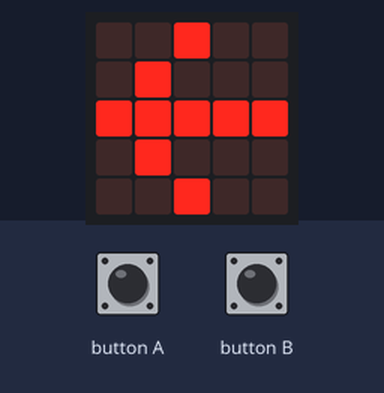
Recording of a program running on a simulated BBC micro:bit running MicroPython. Parts: the board's 5×5 LED display. The test bench sets the inputs (shaded band). Random numbers come from a fixed seed; the 48×5 strip is a reading aid, not a part: it shows the text the display is scrolling, unrolled, one strip-width of it at a time.

Above: at 15.3 s.
15.4 s: button A pressed for 0.15 s
At 15.9 s:
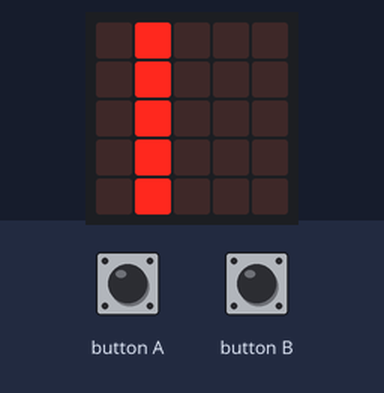
16.1 s: button B pressed for 3.2 s
At 18.5 s:
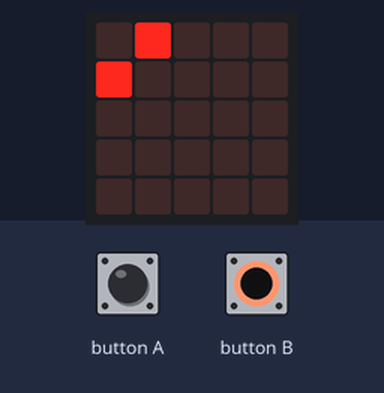
20.8 s: button A pressed for 3.2 s
At 24.5 s:
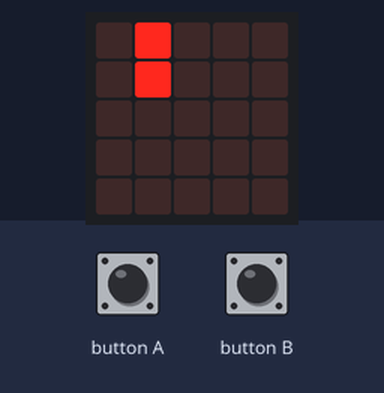
27.0 s: button B pressed for 0.15 s
At 27.5 s:
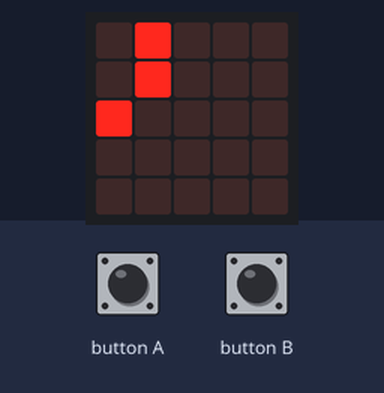

Measured:
- after the input at 15.4 s, the display: changes at once (image 1)
- what the display in image 2 shows lasts 0.5 s, from 18.1 s to 18.6 s

The program:

GameCode.py
```python
from microbit import *
import random

#declare and set variables
score = 0
energy = 100
lastTarget = 5
startGame = 0
on = 9
off = 0
y=0
x=0

#Show a vertical line at the specified X position
def showVL(x,y,state,time):
    while y < 5:
        display.set_pixel(x, y, state)
        sleep(time)
        y=y+1  #Move down a row of 5 pixels

#Flash the vertical line at the specified X position
def flashLine(x,flash,time,wait):
    y=0;loop=0
    while loop < flash:
        showVL(x,y,off,time)
        showVL(x,y,on,time)
        sleep(wait);y=0;loop+=1

#Show how many energy remain (divided by 4 to fit in the 25 pixel screen)
#No longer used - added during debugging
def showEnergy(curEnergy):
    display.clear()
    xLoop=0;yLoop=0;energyLoop=0
    curEnergy=(curEnergy // 4)+1
    while yLoop <5:
        while xLoop < 5:
            energyLoop=energyLoop+1
            if (energyLoop ) <= curEnergy:
                display.set_pixel(xLoop, yLoop, on)
            else:
                display.set_pixel(xLoop, yLoop, off)
            xLoop+=1
        yLoop+=1
        xLoop=0
    sleep(1000)
    display.clear()

#Instructions!
display.scroll("Make a column of 5!",wait=True,loop=False)

#Endless loop
while True:

    #Show a left arrow pointing to the A button to start
    display.show(Image.ARROW_W)

    #Loop until A is pressed
    startGame = 0
    while startGame==0:
        if button_a.is_pressed():
            startGame=1

    display.clear()

    #Set the delay etc. for this game
    delay = 500;level = 1;energy=100;score=0;

    while energy > 0:
        #Repeat until the player runs out of energy

        #Get the target column - repeat process until a new column is selected
        target = random.randint(0, 4);
        while target == lastTarget:
            target = random.randint(0, 4);
        lastTarget=target   #Store the last target for next time

        y=0;x=target;endOfLevel=0;flash=0
        showVL(x,y,on,0)            #Show the column to build
        sleep(1000);y=0             #Display it for a short while
        flashLine(target,3,10,50)   #Flash it
        showVL(x,y,off,50)          #Hide the line, could have used display.clear()
        x=0;y=0

        while endOfLevel==0: #End of level when either out of energy or got to the bottom of the screen

            #clear the button cache by checking for having been pressed - otherwise the player can just hold the buttons down and win the game
            if button_a.was_pressed() or button_b.was_pressed():
                pass    #Do nothing but syntactically required

            display.set_pixel(x, y, on)     #Show the pixel on the screen
            sleep(delay)                    #Pause for a period of time based on delay (which decreases per level)
            display.set_pixel(x, y, off)    #Switch off the pixel to move it

            #Check for button being pressed or having been pressed while the pixel was illminated
            if button_a.is_pressed() or button_a.was_pressed() or button_b.is_pressed() or button_b.was_pressed():

                #If we are in the correct column then leave the pixel lit up and move down a row
                if x==target:
                    display.set_pixel(x, y, on)
                    y+=1
                    x=-1
                else:
                #If not on the correct column then drop energy
                    energy-= 1

                    #If below level 10 and not on the first row move back up a row as extra punishment :)
                    if y>0 and level < 10:
                        display.set_pixel(x, y, off)
                        y-=1
                        display.set_pixel(target, y, off)
                        x=-1
            #Increase X to move the pixel across one
            x+=1

            #If X=5 then we have hit the edge of the screen so drop enery and go back to the start
            if x==5:
                x=0;energy-=1

            #If Y = 5 then we have complete line so increase score and mark as end of level
            if y==5:
                endOfLevel=1
                score+=level
            if energy == 0:
                endOfLevel=1

        #Assuming we have not got here due to the end of the game then do a victory flash of the column
        if energy > 0 :
            flashLine(target,3,100,100)

        #Wait a short while and then increase level, clear the display and set up for the next level
        sleep(1000);display.clear();level+=1;delay-=35
        if delay <100:
            delay=100

    #If we are here then energy = 0 show the score and wait for the next game
    display.scroll("Score : " + str(score),wait=True,loop=False)
    sleep(1000)
```
